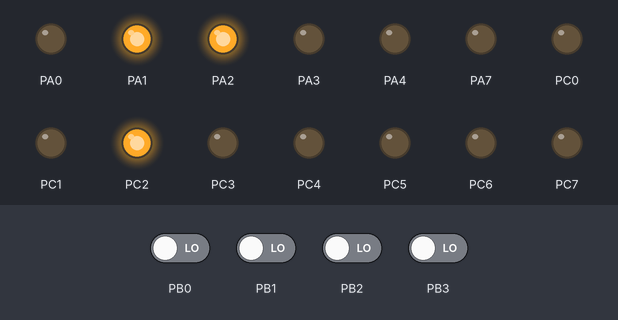
A program run on a simulated ATmega32, built with avr-gcc and emulated at 1 MHz. Parts: output pins drawn as LEDs (lit = HIGH). Inputs (shaded band) come from the test bench; at power-on: PB0–3 LOW.

Above: at 1.2 s.
1.3 s: PB0 driven HIGH
At 2.5 s:
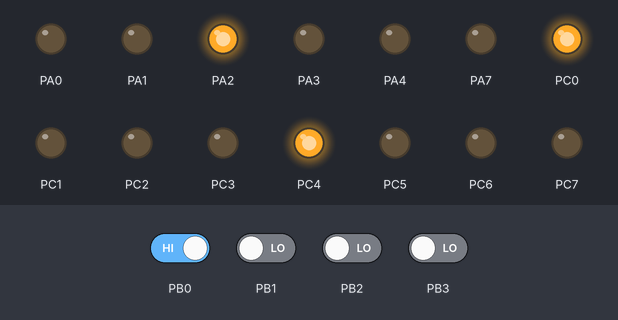
2.8 s: PB1 driven HIGH
At 3.7 s:
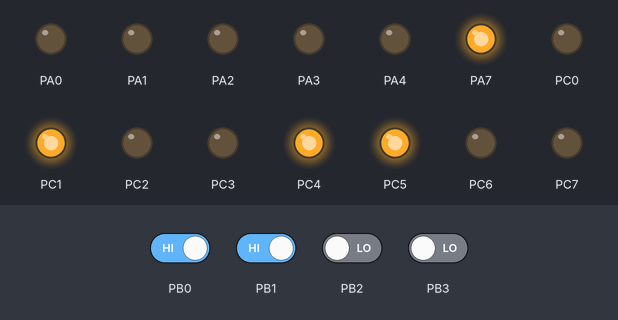
4.3 s: PB2 driven HIGH
At 4.8 s:
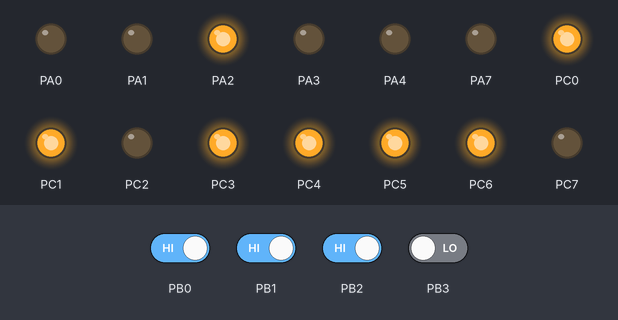
5.8 s: PB3 driven HIGH
At 7.0 s:
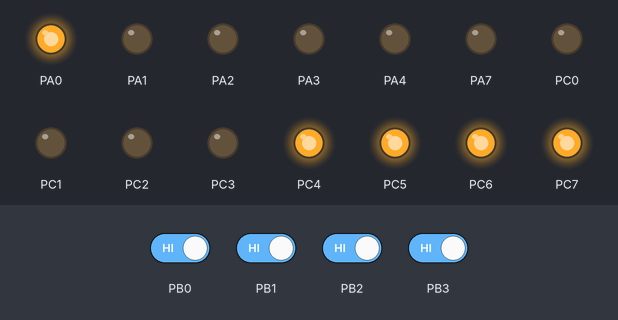
7.3 s: PB0 driven LOW
At 8.5 s:
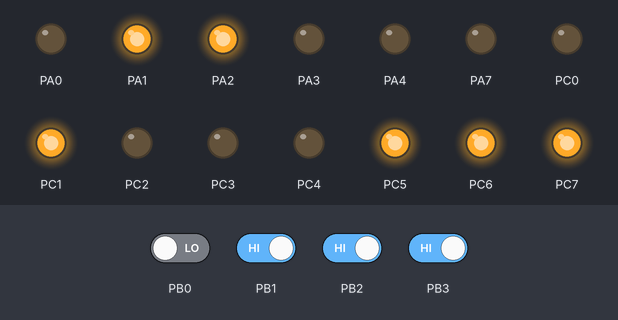
8.8 s: PB1 driven LOW
At 9.6 s:
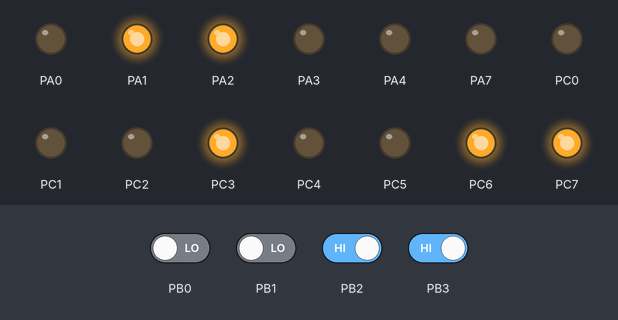
Timing chart, 0 to 11.3 s (numbered marks = the images above; inputs shaded):
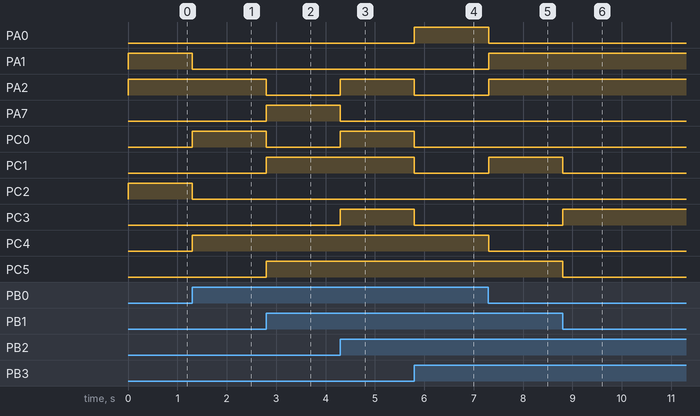

Measured:
- after the input at 1.3 s, PA1, PC2: HIGH → LOW at once; PC0, PC4: LOW → HIGH at once
- after the input at 2.8 s, PA2, PC0: HIGH → LOW at once; PA7, PC1, PC5: LOW → HIGH at once
- after the input at 4.3 s, PA2, PC0, PC3, PC6: LOW → HIGH at once; PA7: HIGH → LOW at once
- after the input at 5.8 s, PA0, PC7: LOW → HIGH at once; PA2, PC0, PC1, PC3: HIGH → LOW at once
- after the input at 7.3 s, PA0, PC4: HIGH → LOW at once; PA1, PA2, PC1: LOW → HIGH at once
- after the input at 8.8 s, PC1, PC5: HIGH → LOW at once; PC3: LOW → HIGH at once

The program:

main.c
```c
#define F_CPU 1000000
#include <util/delay.h>
#include <avr/io.h>

// generated based on our provided serial
// like 1 is sw and .....


 #define add 0x06
 #define addi 0x01
 #define sub 0x0E
 #define subi 0x09
 #define and 0x08
 #define andi 0x02
 #define or 0x00
 #define ori 0x0D
 #define sll 0x07
 #define srl 0x0A
 #define nor 0x0C
 #define lw 0x0B
 #define sw 0x04
 #define beq 0x05
 #define bneq 0x03
 #define j 0x0F


// defining our operations for producing ALUOP and selectors for each and every mux . ALUOP is not needed actually . This part is done in our circuit

unsigned char memArr[32];
int controlMem[16] = {
	0x406,0x104,
	0x704,0x280,
	0x110,0x240,
	0x006,0xb04,
	0x606,0x304,
	0xd04,0x12c,
	0x806,0x504,
	0x206,0x001};

int main(void)
{
	// To use PC2,3,4,5 pins for general I/O operations, JTAG must be disabled.(Enable JTD twice)
	MCUCSR |= (1<<JTD);
	MCUCSR |= (1<<JTD);


	DDRA=0xFF;
	DDRB=0X00;
	DDRD=0X00;
	DDRC=0XFF;

	//DDRA=0X00; // ShowAddr A0 to A4; A5-> showaddrflag

	// opc BL
	// mRrWrDj AL
	// bNbEm2RmW AH
	// aluOPaluSRC CL


	PORTA = 0b11111111; // assign it as output
	PORTB = 0b00000000; // will take input for register1 and shift operation
	PORTD = 0b00000000; // takes input for register 2
	PORTC = 0b00001111; // shows output in the LSB part


	while (1)
	{
		unsigned int operation = PINB & 0b00001111;
		// taking input such as ADD OR , based on 4 bits
		// actually 0-15

		int ctrlOUT1 = controlMem[operation]%256;
		// now we have the value for each mux and aluop in int form

		PORTA = ctrlOUT1 & 0b11111111;
		// getting complete last 8 bit address in portA

		ctrlOUT1 = controlMem[operation]/256;

		PORTC = (ctrlOUT1 & 0b00001111)|( (operation<<4) & 0b11110000);
		//this will have the remaining 4 bits

		// combining PORTA and PORTC = mux selectors + ALUOP

		_delay_ms(10);
	}
}
//Control
```
